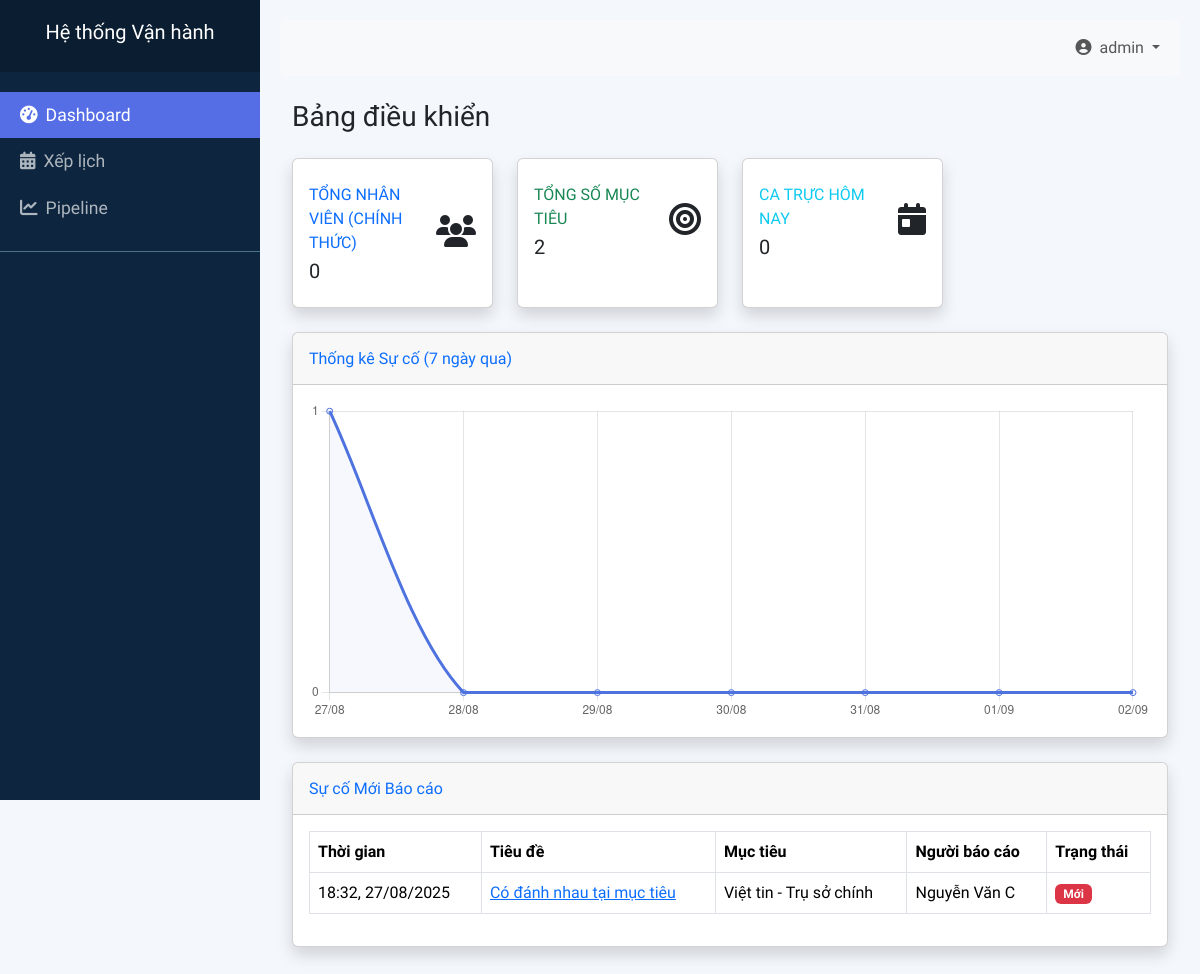
/dashboard/ (signed in), run on an earlier commit of the app's database.
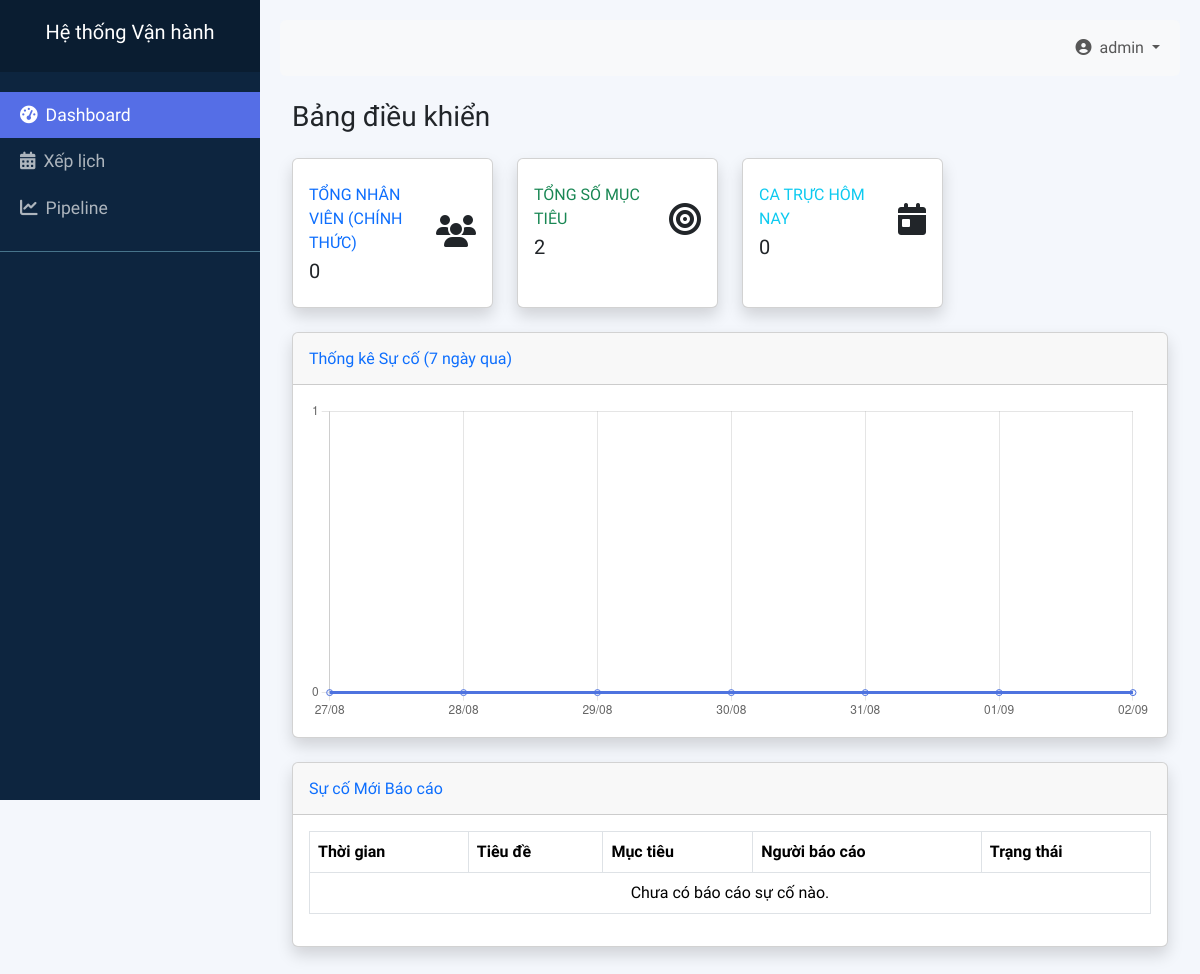
And on a later commit of the database.
### operations/models.py (models this page shows, shortened)
class BaoCaoSuCo(models.Model):
    class TrangThaiBaoCao(models.TextChoices):
        MOI = "MOI", "Mới"
        DA_XEM = "DAXEM", "Đã xem"
        DANG_XU_LY = "DXL", "Đang xử lý"
        LEO_THANG = "LEOTHANG", "Đã leo thang"
        DA_GIAI_QUYET = "DGQ", "Đã giải quyết"
    ca_truc = models.ForeignKey(
        PhanCongCaTruc, on_delete=models.CASCADE, verbose_name="Ca trực"
    )
    thoi_gian_bao_cao = models.DateTimeField("Thời gian báo cáo", auto_now_add=True)
    tieu_de = models.CharField("Tiêu đề", max_length=255)
    noi_dung = models.TextField("Nội dung chi tiết")
    hinh_anh = models.ImageField(
        "Hình ảnh minh họa", upload_to="su_co/", null=True, blank=True
    )
    trang_thai = models.CharField(
        "Trạng thái",
        max_length=10,
        choices=TrangThaiBaoCao.choices,
        default=TrangThaiBaoCao.MOI,
    )
    nguoi_chiu_trach_nhiem = models.ForeignKey(
        NhanVien,
        on_delete=models.SET_NULL,
        null=True,
        blank=True,
        verbose_name="Người chịu trách nhiệm",
    )
    lich_su_xu_ly = models.TextField("Lịch sử xử lý", blank=True)
    class Meta:
        verbose_name = "Báo cáo Sự cố"
        verbose_name_plural = "Danh sách Báo cáo Sự cố"

class PhanCongCaTruc(models.Model):
    vi_tri_chot = models.ForeignKey(
        ViTriChot, on_delete=models.CASCADE, verbose_name="Vị trí chốt"
    )
    nhan_vien = models.ForeignKey(
        NhanVien, on_delete=models.CASCADE, verbose_name="Nhân viên"
    )
    ca_lam_viec = models.ForeignKey(
        CaLamViec, on_delete=models.CASCADE, verbose_name="Ca làm việc"
    )
    ngay_truc = models.DateField("Ngày trực", db_index=True) # Thêm db_index=True
    class Meta:
        verbose_name = "Phân công ca trực"
        verbose_name_plural = "Bảng Phân công ca trực"
        unique_together = ("vi_tri_chot", "nhan_vien", "ngay_truc", "ca_lam_viec")
        ordering = ["ngay_truc", "ca_lam_viec__gio_bat_dau"]

class ViTriChot(models.Model):
    muc_tieu = models.ForeignKey(
        MucTieu,
        on_delete=models.CASCADE,
        related_name="vi_tri_chot",
        verbose_name="Mục tiêu",
    )
    ten_vi_tri = models.CharField("Tên vị trí", max_length=255)
    class Meta:
        verbose_name = "Vị trí chốt"
        verbose_name_plural = "Danh sách Vị trí chốt"

### clients/models.py (models this page shows, shortened)
class MucTieu(models.Model):
    hop_dong = models.ForeignKey(
        HopDong,
        on_delete=models.CASCADE,
        related_name="muc_tieu",
        verbose_name="Hợp đồng",
    )
    ten_muc_tieu = models.CharField("Tên mục tiêu", max_length=255)
    dia_chi = models.TextField("Địa chỉ Mục tiêu")
    nguoi_lien_he = models.CharField("Người liên hệ tại Mục tiêu", max_length=255)
    sdt_lien_he = models.CharField("SĐT liên hệ", max_length=20)
    quan_ly_muc_tieu = models.ForeignKey(
        "users.NhanVien",
        on_delete=models.SET_NULL,
        null=True,
        blank=True,
        related_name="muc_tieu_quan_ly",
        verbose_name="Chỉ huy trưởng/Quản lý",
    )
    class Meta:
        verbose_name = "Mục tiêu Bảo vệ"
        verbose_name_plural = "Danh sách Mục tiêu"

### users/models.py (models this page shows, shortened)
class NhanVien(models.Model):
    class GioiTinh(models.TextChoices):
        NAM = "M", "Nam"
        NU = "F", "Nữ"
        KHAC = "O", "Khác"
    class TrangThaiLamViec(models.TextChoices):
        THU_VIEC = "THUVIEC", "Thử việc"
        CHINH_THUC = "CHINHTHUC", "Chính thức"
        TAM_HOAN = "TAMHOAN", "Tạm hoãn"
        NGHI_VIEC = "NGHIVIEC", "Đã nghỉ việc"
    class LoaiHopDong(models.TextChoices):
        XAC_DINH_THOI_HAN = "XDTH", "Xác định thời hạn"
        KHONG_XAC_DINH_THOI_HAN = "KXDTH", "Không xác định thời hạn"
        THOI_VU = "THOIVU", "Thời vụ"
    user = models.OneToOneField(
        settings.AUTH_USER_MODEL, on_delete=models.CASCADE, verbose_name="Tài khoản đăng nhập",
        null=True, blank=True
    )
    phong_ban = models.ForeignKey(
        PhongBan, on_delete=models.SET_NULL, null=True, blank=True, verbose_name="Phòng ban"
    )
    chuc_danh = models.ForeignKey(
        ChucDanh, on_delete=models.SET_NULL, null=True, blank=True, verbose_name="Chức danh"
    )
    ma_nhan_vien = models.CharField("Mã số nhân viên", max_length=20, unique=True, editable=False)
    anh_the = models.ImageField("Ảnh thẻ", upload_to="anh_the/", null=True, blank=True)
    ho_ten = models.CharField("Họ và Tên", max_length=255)
    ngay_sinh = models.DateField("Ngày sinh")
    gioi_tinh = models.CharField("Giới tính", max_length=1, choices=GioiTinh.choices)
    so_cccd = models.CharField("Số CCCD/CMND", max_length=20, unique=True)
    sdt_chinh = models.CharField("SĐT chính", max_length=15)
    email = models.EmailField("Email", unique=True, null=True, blank=True)
    dia_chi_thuong_tru = models.CharField("Địa chỉ thường trú", max_length=255, blank=True)
    dia_chi_tam_tru = models.CharField("Địa chỉ tạm trú", max_length=255, blank=True)
    nguoi_lien_he_khan_cap = models.CharField("Người liên hệ khẩn cấp", max_length=255, blank=True)
    sdt_khan_cap = models.CharField("SĐT khẩn cấp", max_length=15, blank=True)
    ngay_vao_lam = models.DateField("Ngày vào làm", null=True, blank=True)
    trang_thai_lam_viec = models.CharField(
        "Trạng thái làm việc", max_length=10, choices=TrangThaiLamViec.choices, default=TrangThaiLamViec.THU_VIEC
    )
    loai_hop_dong = models.CharField("Loại hợp đồng", max_length=10, choices=LoaiHopDong.choices, blank=True)
    so_tai_khoan = models.CharField("Số tài khoản ngân hàng", max_length=20, blank=True)
    ngan_hang = models.CharField("Tên ngân hàng", max_length=255, blank=True)
    chi_nhanh_ngan_hang = models.CharField("Chi nhánh", max_length=255, blank=True)
    class Meta:
        verbose_name = "Nhân viên"
        verbose_name_plural = "Danh sách Nhân viên"

### dashboard/views.py (the view)
# urls.py: path("", views.dashboard_view, name="dashboard_view"),
@login_required
def dashboard_view(request):
    hom_nay = timezone.now().date()
    so_nhan_vien = NhanVien.objects.filter(lich_su_cong_tac__la_vi_tri_hien_tai=True).distinct().count()
    so_muc_tieu = MucTieu.objects.count()
    so_ca_truc_hom_nay = PhanCongCaTruc.objects.filter(ngay_truc=hom_nay).count()
    su_co_gan_day = BaoCaoSuCo.objects.order_by("-thoi_gian_bao_cao")[:5]
    ngay_bat_dau = hom_nay - timedelta(days=6)
    labels = [(ngay_bat_dau + timedelta(days=i)).strftime("%d/%m") for i in range(7)]
    su_co_theo_ngay = (
        BaoCaoSuCo.objects.filter(thoi_gian_bao_cao__date__gte=ngay_bat_dau)
        .values("thoi_gian_bao_cao__date")
        .annotate(total=Count("id"))
        .order_by("thoi_gian_bao_cao__date")
    )
    su_co_data_dict = {
        item["thoi_gian_bao_cao__date"].strftime("%d/%m"): item["total"]
        for item in su_co_theo_ngay
    }
    data = [su_co_data_dict.get(label, 0) for label in labels]
    context = {
        "so_nhan_vien": so_nhan_vien,
        "so_muc_tieu": so_muc_tieu,
        "so_ca_truc_hom_nay": so_ca_truc_hom_nay,
        "su_co_gan_day": su_co_gan_day,
        "section": "dashboard",
        "incident_chart_labels": json.dumps(labels),
        "incident_chart_data": json.dumps(data),
    }
    return render(request, "dashboard/main.html", context)

### dashboard/templates/dashboard/main.html (shortened to what this page needs)
{% extends "base.html" %}
{% block content %}
<div class="container-fluid">
    <div class="d-sm-flex align-items-center justify-content-between mb-4">
        <h1 class="h3 mb-0 text-gray-800">Bảng điều khiển</h1>
    </div>
    <div class="row">
        <div class="col-xl-3 col-md-6 mb-4">
            <div class="card border-left-primary shadow h-100 py-2">
                <div class="card-body">
                    <div class="row no-gutters align-items-center">
                        <div class="col mr-2">
                            <div class="text-xs font-weight-bold text-primary text-uppercase mb-1">
                                Tổng Nhân viên (Chính thức)</div>
                            <div class="h5 mb-0 font-weight-bold text-gray-800">{{ so_nhan_vien }}</div>
                        </div>
                        <div class="col-auto">
                            <i class="fas fa-users fa-2x text-gray-300"></i>
                        </div>
                    </div>
                </div>
            </div>
        </div>
        <div class="col-xl-3 col-md-6 mb-4">
            <div class="card border-left-success shadow h-100 py-2">
                <div class="card-body">
                    <div class="row no-gutters align-items-center">
                        <div class="col mr-2">
                            <div class="text-xs font-weight-bold text-success text-uppercase mb-1">
                                Tổng số Mục tiêu</div>
                            <div class="h5 mb-0 font-weight-bold text-gray-800">{{ so_muc_tieu }}</div>
                        </div>
                        <div class="col-auto">
                            <i class="fas fa-bullseye fa-2x text-gray-300"></i>
                        </div>
                    </div>
                </div>
            </div>
        </div>
        <div class="col-xl-3 col-md-6 mb-4">
            <div class="card border-left-info shadow h-100 py-2">
                <div class="card-body">
                    <div class="row no-gutters align-items-center">
                        <div class="col mr-2">
                            <div class="text-xs font-weight-bold text-info text-uppercase mb-1">Ca trực Hôm nay
                            </div>
                            <div class="h5 mb-0 mr-3 font-weight-bold text-gray-800">{{ so_ca_truc_hom_nay }}</div>
                        </div>
                        <div class="col-auto">
                            <i class="fas fa-calendar-day fa-2x text-gray-300"></i>
                        </div>
                    </div>
                </div>
            </div>
        </div>
    </div>
    <div class="row">
        <div class="col-lg-12">
            <div class="card shadow mb-4">
                <div class="card-header py-3">
                    <h6 class="m-0 font-weight-bold text-primary">Thống kê Sự cố (7 ngày qua)</h6>
                </div>
                <div class="card-body">
                    <div class="chart-area" style="height: 320px;">
                        <canvas id="incidentChart"></canvas>
                    </div>
                </div>
            </div>
        </div>
    </div>
    <div class="row">
        <div class="col-lg-12">
            <div class="card shadow mb-4">
                <div class="card-header py-3">
                    <h6 class="m-0 font-weight-bold text-primary">Sự cố Mới Báo cáo</h6>
                </div>
                <div class="card-body">
                    <div class="table-responsive">
                        <table class="table table-bordered" id="dataTable" width="100%" cellspacing="0">
                            <thead>
                                <tr>
                                    <th>Thời gian</th>
                                    <th>Tiêu đề</th>
                                    <th>Mục tiêu</th>
                                    <th>Người báo cáo</th>
                                    <th>Trạng thái</th>
                                </tr>
                            </thead>
                            <tbody>
                                {% for su_co in su_co_gan_day %}
                                <tr>
                                    <td>{{ su_co.thoi_gian_bao_cao|date:"H:i, d/m/Y" }}</td>
                                    <td><a href="#">{{ su_co.tieu_de }}</a></td>
                                    <td>{{ su_co.ca_truc.vi_tri_chot.muc_tieu.ten_muc_tieu }}</td>
                                    <td>{{ su_co.ca_truc.nhan_vien.ho_ten }}</td>
                                    <td><span class="badge bg-danger text-white">{{ su_co.get_trang_thai_display }}</span></td>
                                </tr>
                                {% empty %}
                                <tr>
                                    <td colspan="5" class="text-center">Chưa có báo cáo sự cố nào.</td>
                                </tr>
                                {% endfor %}
                            </tbody>
                        </table>
                    </div>
                </div>
            </div>
        </div>
    </div>
</div>
{% endblock content %}
{% block extra_js %}
<script>
    document.addEventListener("DOMContentLoaded", function() {
        if (document.getElementById('incidentChart')) {
            const ctx = document.getElementById('incidentChart').getContext('2d');
            // Lấy dữ liệu từ context của Django đã được chuyển thành JSON
            const chartLabels = JSON.parse('{{ incident_chart_labels|safe }}');
            const chartData = JSON.parse('{{ incident_chart_data|safe }}');
            new Chart(ctx, {
                type: 'line', // Loại biểu đồ: đường
                data: {
                    labels: chartLabels,
                    datasets: [{
                        label: 'Số sự cố',
                        data: chartData,
                        borderColor: 'rgba(78, 115, 223, 1)',
                        backgroundColor: 'rgba(78, 115, 223, 0.05)',
                        fill: true,
                        tension: 0.3
                    }]
                },
                options: {
                    responsive: true,
                    maintainAspectRatio: false,
                    scales: {
                        y: {
                            beginAtZero: true,
                            ticks: {
                                precision: 0
                            }
                        }
                    },
                    plugins: {
                        legend: {
                            display: false // Ẩn chú thích 'Số sự cố' ở trên cùng
                        }
                    }
                }
            });
        }
    });
</script>
{% endblock %}

### templates/base.html (shortened to what this page needs)
<!DOCTYPE html>
<html lang="vi">
<head>
    {% load django_bootstrap5 %}
    {% bootstrap_css %}
    <link rel="stylesheet" href="https://cdnjs.cloudflare.com/ajax/libs/font-awesome/6.5.2/css/all.min.css"/>
</head>
<body hx-headers='{"X-CSRFToken": "{{ csrf_token }}"}'>
    <div class="wrapper">
        <nav id="sidebar">
            <div class="sidebar-header">
                <h5>{{ company.ten_cong_ty|default:"Hệ thống Vận hành" }}</h5>
            </div>
            <ul class="list-unstyled components">
                <li class="{% if section == 'dashboard' %}active{% endif %}">
                    <a href="{% url 'dashboard:dashboard_view' %}"><i class="fas fa-tachometer-alt me-2"></i>Dashboard</a>
                </li>
                <li class="{% if section == 'xep_lich' %}active{% endif %}">
                    <a href="{% url 'operations:xep-lich' %}"><i class="fas fa-calendar-alt me-2"></i>Xếp lịch</a>
                </li>
                <li class="{% if section == 'pipeline' %}active{% endif %}">
                    <a href="{% url 'clients:pipeline' %}"><i class="fas fa-chart-line me-2"></i>Pipeline</a>
                </li>
            </ul>
        </nav>
        <div id="content">
            <nav class="navbar navbar-expand-lg navbar-light bg-light mb-4 rounded">
                <div class="container-fluid">
                    <ul class="navbar-nav topbar-nav">
                        <li class="nav-item dropdown">
                            <a class="nav-link dropdown-toggle" href="#" id="navbarDropdown" role="button" data-bs-toggle="dropdown" aria-expanded="false">
                                <i class="fas fa-user-circle me-1"></i> {{ user.username }}
                            </a>
                        </li>
                    </ul>
                </div>
            </nav>
            {% block content %}{% endblock %}
        </div>
    </div>
    {% block extra_js %}{% endblock %}
</body>
</html>

What changed in the data, as far as the page shows it:
removed BaoCaoSuCo: thoi_gian_bao_cao "18:32, 27/08/2025", tieu_de "Có đánh nhau tại mục tiêu", ca_truc.vi_tri_chot.muc_tieu.ten_muc_tieu "Việt tin - Trụ sở chính", ca_truc.nhan_vien.ho_ten "Nguyễn Văn C", trang_thai "Mới"
Also different on the page:
chart data {{ incident_chart_data|safe }}: [1, 0, 0, 0, 0, 0, 0] → [0, 0, 0, 0, 0, 0, 0]
text now shown: "Chưa có báo cáo sự cố nào."
